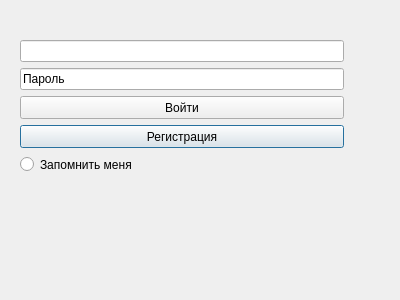
<?xml version="1.0" encoding="UTF-8"?>
<ui version="4.0">
 <class>Dialog</class>
 <widget class="QDialog" name="Dialog">
  <property name="geometry">
   <rect>
    <x>0</x>
    <y>0</y>
    <width>400</width>
    <height>300</height>
   </rect>
  </property>
  <property name="windowTitle">
   <string>Dialog</string>
  </property>
  <widget class="QLineEdit" name="pass_line">
   <property name="geometry">
    <rect>
     <x>20</x>
     <y>68</y>
     <width>324</width>
     <height>22</height>
    </rect>
   </property>
   <property name="text">
    <string>Пароль</string>
   </property>
  </widget>
  <widget class="QRadioButton" name="radioButton">
   <property name="geometry">
    <rect>
     <x>20</x>
     <y>154</y>
     <width>324</width>
     <height>21</height>
    </rect>
   </property>
   <property name="text">
    <string>Запомнить меня</string>
   </property>
  </widget>
  <widget class="QPushButton" name="reg_Button_2">
   <property name="geometry">
    <rect>
     <x>20</x>
     <y>125</y>
     <width>324</width>
     <height>23</height>
    </rect>
   </property>
   <property name="text">
    <string>Регистрация</string>
   </property>
  </widget>
  <widget class="QPushButton" name="enter_Button">
   <property name="geometry">
    <rect>
     <x>20</x>
     <y>96</y>
     <width>324</width>
     <height>23</height>
    </rect>
   </property>
   <property name="text">
    <string>Войти</string>
   </property>
  </widget>
  <widget class="QLineEdit" name="login_line">
   <property name="geometry">
    <rect>
     <x>20</x>
     <y>40</y>
     <width>324</width>
     <height>22</height>
    </rect>
   </property>
   <property name="inputMask">
    <string/>
   </property>
   <property name="text">
    <string/>
   </property>
  </widget>
 </widget>
 <resources/>
 <connections/>
</ui>
